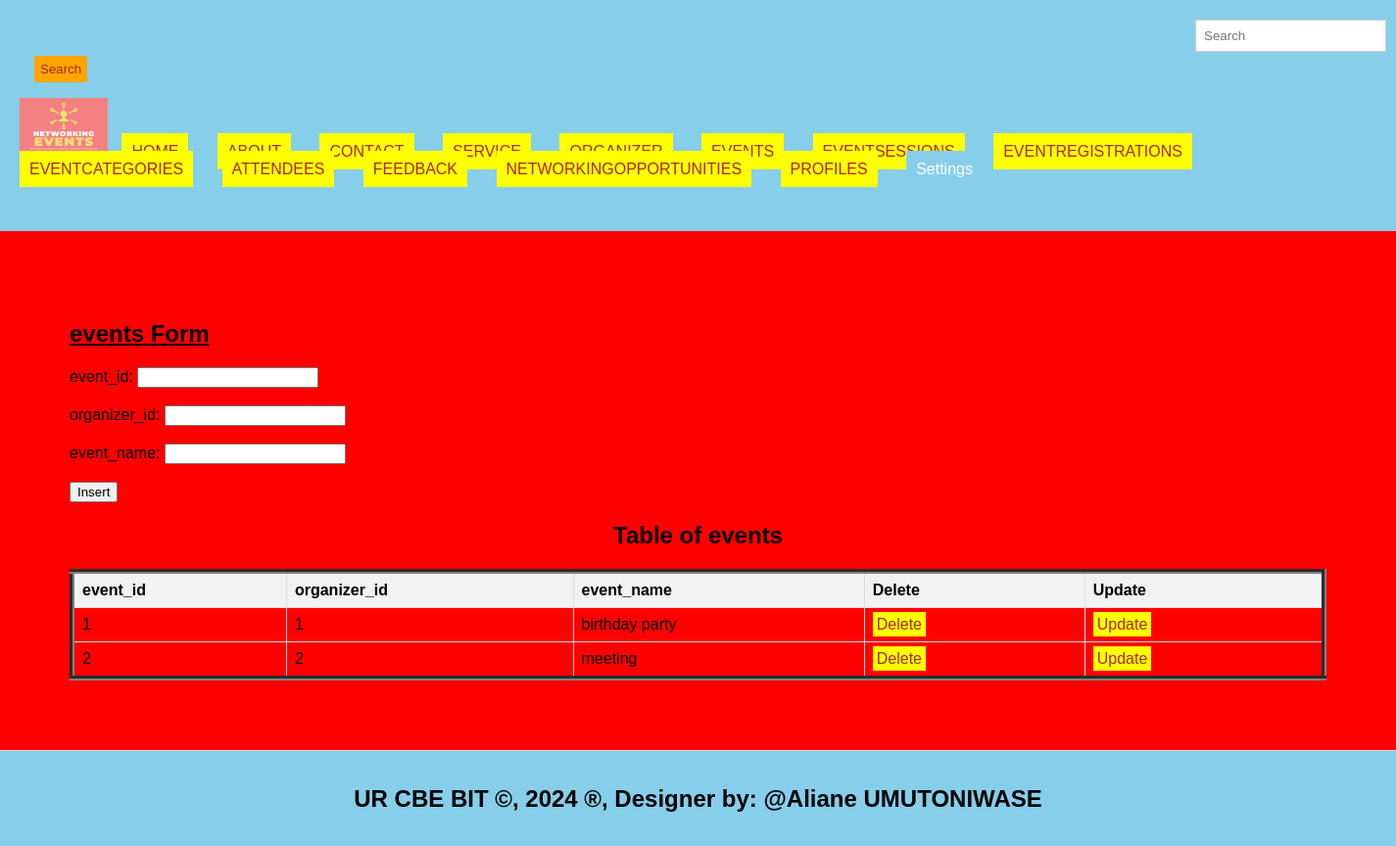
Screenshot of /events.php with the database file from the repository.
### tables this page shows
CREATE TABLE `events` (
  `event_id` int(11) NOT NULL,
  `organizer_id` int(11) DEFAULT NULL,
  `event_name` varchar(255) DEFAULT NULL
);

### events.php (the view, shortened to what this page needs)
<!DOCTYPE html>
<html lang="en">
<head>
  <link rel="stylesheet" type="text/css" href="style.css" title="style 1" media="screen, tv, projection, handheld, print"/>
  </head>
  <header>
<body bgcolor="red">
  <form class="d-flex" role="search" action="search.php">
      <input class="form-control me-2" type="search" placeholder="Search" aria-label="Search" name="query">
      <button class="btn btn-outline-success" type="submit">Search</button>
    </form>
  <ul style="list-style-type: none; padding: 0;">
    <li style="display: inline; margin-right: 10px;">
    <img src="./images/logo.jpg" width="90" height="60" alt="Logo">
  </li>
    <li style="display: inline; margin-right: 10px;"><a href="./home.html">HOME</a>
  </li>
    <li style="display: inline; margin-right: 10px;"><a href="./about.html">ABOUT</a>
  </li>
    <li style="display: inline; margin-right: 10px;"><a href="./contact.html">CONTACT</a>
  </li>
    <li style="display: inline; margin-right: 10px;"><a href="./Service.html">SERVICE</a>
  </li>
    <li style="display: inline; margin-right: 10px;"><a href="./organizer.php">ORGANIZER</a>
  </li>
    <li style="display: inline; margin-right: 10px;"><a href="./events.php">EVENTS</a>
  </li>
    <li style="display: inline; margin-right: 10px;"><a href="./eventsessions.php">EVENTSESSIONS</a>
  </li>
    <li style="display: inline; margin-right: 10px;"><a href="./eventregistrations.php">EVENTREGISTRATIONS</a>
  </li>
    <li style="display: inline; margin-right: 10px;"><a href="./eventcategories.php">EVENTCATEGORIES</a>
  </li>
    <li style="display: inline; margin-right: 10px;"><a href="./attendees.php">ATTENDEES</a>
  </li>
    <li style="display: inline; margin-right: 10px;"><a href="./feedback.php">FEEDBACK</a>
  </li>
    <li style="display: inline; margin-right: 10px;"><a href="./networking_opportunities.php">NETWORKINGOPPORTUNITIES</a>
  </li>
  <li style="display: inline; margin-right: 10px;"><a href="./profiles.php">PROFILES</a>
  </li>
    <li class="dropdown" style="display: inline; margin-right: 10px;">
      <a href="#" style="padding: 10px; color: white; background-color: skyblue; text-decoration: none; margin-right: 15px;">Settings</a>
    </li><br><br>
  </ul>
</header>
<section>
    <h1><u> events Form </u></h1>
    <form method="post" onsubmit="return confirmInsert();">
        <label for="eid">event_id:</label>
        <input type="number" id="eid" name="eid"><br><br>
        <label for="oid">organizer_id:</label>
        <input type="text" id="oid" name="oid"><br><br>
        <label for="ename">event_name:</label>
        <input type="text" id="ename" name="ename" required><br><br>
        <input type="submit" name="add" value="Insert">
    </form>
<!DOCTYPE html>
<html>
<head>
</head>
<body>
    <center><h2>Table of events</h2></center>
    <table border="5">
        <tr>
            <th>event_id</th>
            <th>organizer_id</th>
            <th>event_name</th>
            <th>Delete</th>
            <th>Update</th>
        </tr>
        <?php
      include('database_connection.php');
        $sql = "SELECT * FROM events";
        $result = $connection->query($sql);
        if ($result->num_rows > 0) {
            while ($row = $result->fetch_assoc()) {
                $eid = $row['event_id'];
                echo "<tr>
                    <td>" . $row['event_id'] . "</td>
                    <td>" . $row['organizer_id'] . "</td>
                    <td>" . $row['event_name'] . "</td>
                    <td><a style='padding:4px' href='delete_events.php?event_id=$eid'>Delete</a></td>
                    <td><a style='padding:4px' href='update_events.php?event_id=$eid'>Update</a></td>
                </tr>";
            }
        } else {
            echo "<tr><td colspan='6'>No data found</td></tr>";
        }
        ?>
    </table>
</body>
    </section>
<footer>
  <center>
    <marquee behavior='alternate'>
    <b><h2>UR CBE BIT &copy, 2024 &reg, Designer by: @Aliane UMUTONIWASE</h2></b>
  </marquee>
  </center>
</footer>
</body>
</html>

### style.css (style rules this page uses)
body { font-family: Arial, sans-serif; margin: 0; padding: 0; }
.form-control { padding: 8px; margin-left: 4px; border: 1px solid #ccc; }
.btn { padding: 6px; background-color: orange; color: brown; border: none; }
.dropdown { position: relative; display: inline; margin-right: 10px; }
body { font-family: Arial,sans-serif; margin:0; padding:0; }
header { background-color:skyblue; padding: 20px; }
.dropdown { position: right; display:right; direction:rtl; }
section { padding:28px; border-bottom: 1px solid #ddd; }
footer { text-align: center; padding: 15px; background-color:skyblue; }

### events.php (style rules this page uses)
a { padding: 10px; color: white; background-color: yellow; text-decoration: none; margin-right: 15px; }
a:link { color: brown; }
button.btn { margin-left: 15px; margin-top: 4px; }
input.form-control { margin-left: 1200px; padding: 8px; }
header { background-color:skyblue; }
section { padding:71px; border-bottom: 1px solid #ddd; }
footer { text-align: center; padding: 15px; background-color:skyblue; }
table { width: 100%; border-collapse: collapse; }
th, td { border: 1px solid #ddd; padding: 8px; text-align: left; }
th { background-color: #f2f2f2; }

### rows the page displays
events: event_id "1", organizer "1", event_name "birthday party"
events: event_id "2", organizer "2", event_name "meeting"
